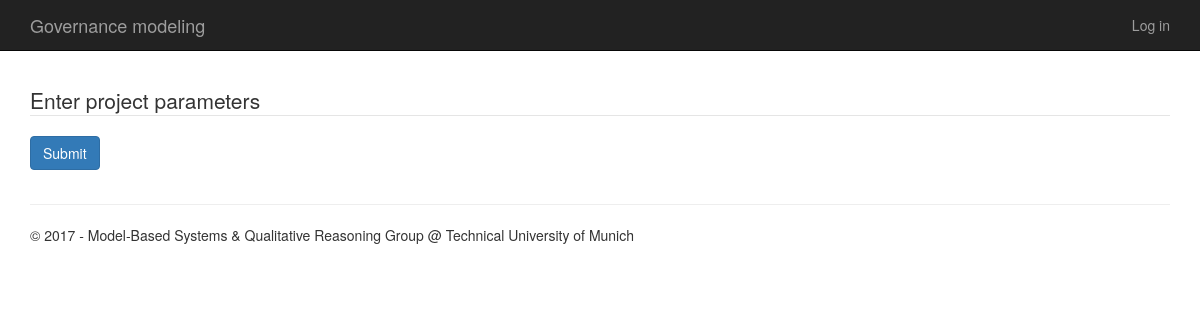
/, run on an earlier commit of the app's database.
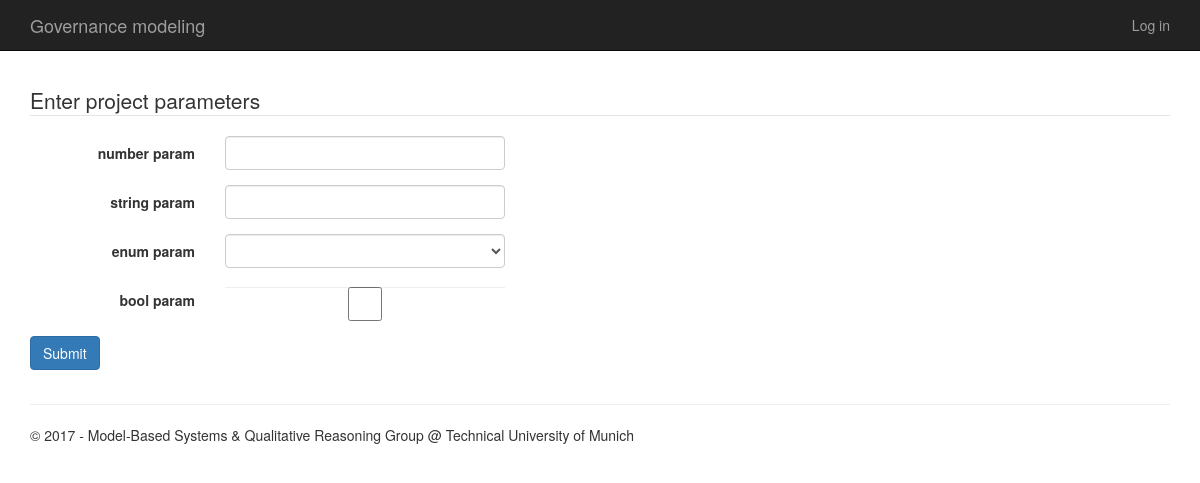
And on a later commit of the database.
### app/models.py (models this page shows, shortened)
class ProjectParameter(models.Model):
    NUMBER = 'N'
    STRING = 'S'
    BOOLEAN = 'B'
    ENUM = 'E'
    PARAMETER_TYPE_CHOICES = ((NUMBER, 'Number'),
                                (STRING, 'String'),
                                (BOOLEAN, 'Boolean'),
                                (ENUM, 'Enum'))
    name = models.CharField(max_length = 255, unique =True)
    description = models.TextField(max_length = 1000, blank=True, null=True,)
    type = models.CharField(max_length=1, choices = PARAMETER_TYPE_CHOICES)

### app/views.py (the view)
# urls.py: url(r'^$', app.views.home, name='home'),
def home(request):
    assert isinstance(request, HttpRequest)
    if request.method == 'POST':
        form = ExecuteForm(request.POST)
        if form.is_valid():
            param_values = form.param_values()
            active_requirements = get_active_requirements(param_values)
            req_items = get_requirement_items(active_requirements)
            return render(
                request,
                'app/index.html',
                {
                    'title':'Result',
                    "param_values": param_values,
                    "active_requirements": active_requirements,
                    "req_items": req_items
                }
            )
    else:
        form = ExecuteForm()
    return render(
        request,
        'app/index.html',
        {
            'title':'Home',
            "execute_form": form
        }
    )

### app/forms.py (shortened to what this page needs)
class ExecuteForm(forms.Form):
    def __init__(self, *args, **kwargs):
        params = ProjectParameter.objects.all().prefetch_related('values')
        super(ExecuteForm, self).__init__(*args, **kwargs)
        for param in params:
            field_name = 'param_%s' % param.id
            if param.type == ProjectParameter.BOOLEAN:
                self.fields[field_name] = \
                    forms.BooleanField(label=param.name, required=False)
            elif param.type == ProjectParameter.NUMBER:
                self.fields[field_name] = \
                    forms.DecimalField(label=param.name, required=False)
            elif param.type == ProjectParameter.STRING:
                self.fields[field_name] = \
                    forms.CharField(label=param.name, required=False, max_length=100)
            elif param.type == ProjectParameter.ENUM:
                self.fields[field_name] = \
                    forms.ChoiceField(label=param.name,
                        required=False,
                        choices=[(0,"")] + [(v.id, v.name) for v in param.values.all()])
            self.fields[field_name].widget.attrs['class'] = 'form-control'

### app/templates/app/index.html (shortened to what this page needs)
{% extends "app/layout.html" %}
{% block content %}
{% load custom_filters %}
<div class="row">
    <div class="col-md-12">
        {% if param_values%}
        {{param_values}}
        <br/>
        {{active_requirements}}
        <br/>
        {{req_items}}
        {% else %}
            <form method="POST" action="." class="form-horizontal">
                <fieldset>
                    <legend>Enter project parameters</legend>
                    {% for field in execute_form %}
                    {% if field.errors %}
                    <div class="form-group error">
                        <label class="col-md-2 control-label">{{ field.label }}</label>
                        <div class="controls col-md-10">
                            {{ field }}
                            <span class="help-inline">
                                {% for error in  field.errors %}{{ error }}{% endfor %}
                            </span>
                        </div>
                    </div>
                    {% else %}
                    <div class="form-group">
                        <label class="col-md-2 control-label">{{ field.label }}</label>
                        <div class="controls col-md-10">
                            {{ field }}
                        </div>
                    </div>
                    {% endif %}
                    {% endfor %}
                </fieldset>
                <div class="form-actions">
                    <button type="submit" class="btn btn-primary" >Submit</button>
                </div>
            </form>
        {% endif %}
    </div>
</div>
{% endblock %}

What changed in the data, as far as the page shows it:
added ProjectParameter: label "number param"
added ProjectParameter: label "string param"
added ProjectParameter: label "enum param"
added ProjectParameter: label "bool param"
